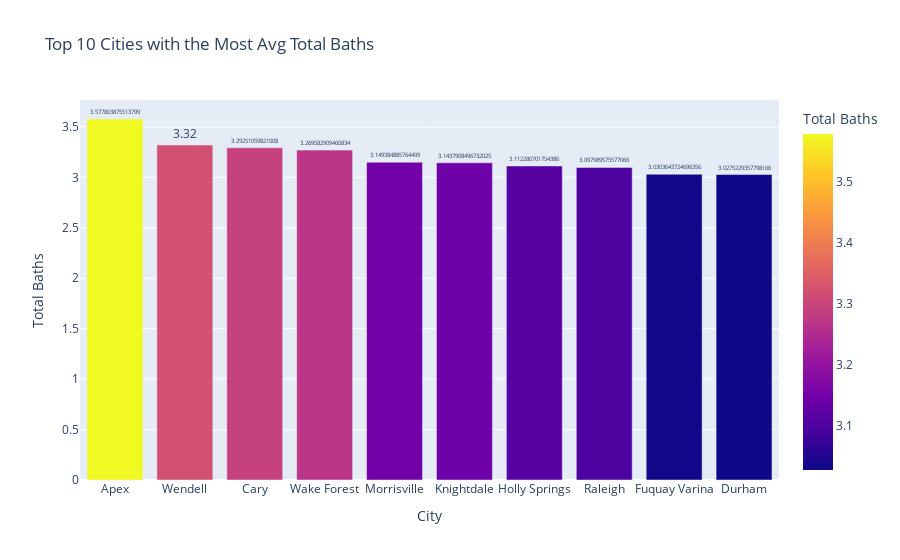

The code cell stored with this chart in its notebook:
### Code cell
top10 = th_df.groupby('City')['Total Baths'].mean().nlargest(10).reset_index()

fig = px.bar(top10, x='City', y='Total Baths',color='Total Baths', template='plotly', 
             title='Top 10 Cities with the Most Avg Total Baths')
fig.update_traces(texttemplate='%{y:.}', textposition='outside')
fig.show()

### Figure 1 — Plotly figure (JSON) as saved in the notebook; plotly's stock layout.template omitted (floating-point values rounded to 4 significant figures)
{"data": [{"alignmentgroup": "True", "hovertemplate": "City=%{x}<br>Total Baths=%{marker.color}<extra></extra>", "legendgroup": "", "marker": {"color": [3.578, 3.32, 3.293, 3.27, 3.149, 3.144, 3.112, 3.098, 3.03, 3.028], "coloraxis": "coloraxis", "pattern": {"shape": ""}}, "name": "", "offsetgroup": "", "orientation": "v", "showlegend": false, "textposition": "outside", "texttemplate": "%{y:.}", "type": "bar", "x": ["Apex", "Wendell", "Cary", "Wake Forest", "Morrisville", "Knightdale", "Holly Springs", "Raleigh", "Fuquay Varina", "Durham"], "xaxis": "x", "y": [3.578, 3.32, 3.293, 3.27, 3.149, 3.144, 3.112, 3.098, 3.03, 3.028], "yaxis": "y"}], "layout": {"barmode": "relative", "coloraxis": {"colorbar": {"title": {"text": "Total Baths"}}, "colorscale": [[0, "#0d0887"], [0.1111, "#46039f"], [0.2222, "#7201a8"], [0.3333, "#9c179e"], [0.4444, "#bd3786"], [0.5556, "#d8576b"], [0.6667, "#ed7953"], [0.7778, "#fb9f3a"], [0.8889, "#fdca26"], [1, "#f0f921"]]}, "legend": {"tracegroupgap": 0}, "title": {"text": "Top 10 Cities with the Most Avg Total Baths"}, "xaxis": {"anchor": "y", "domain": [0, 1], "title": {"text": "City"}}, "yaxis": {"anchor": "x", "domain": [0, 1], "title": {"text": "Total Baths"}}}}
